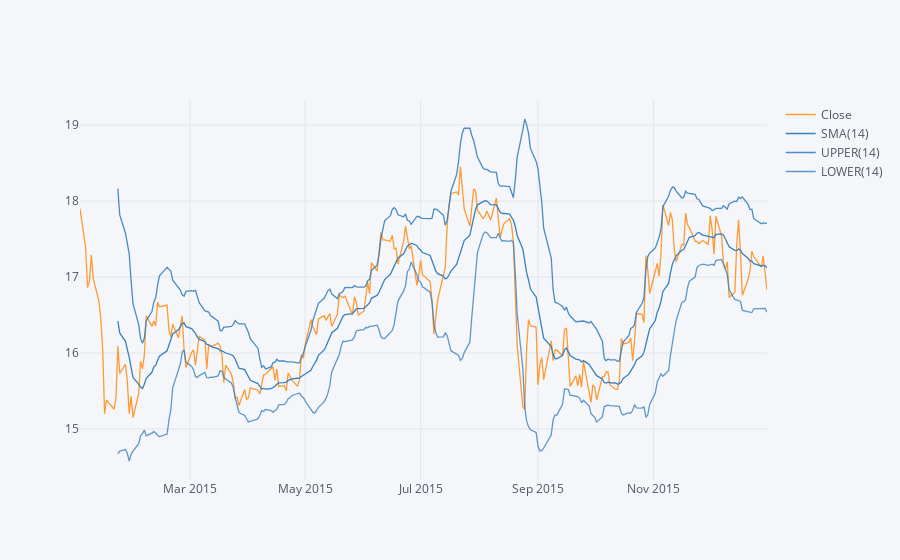

The notebook cell this image was saved under:
### Markdown cell above
Use .ta_plot(study='boll') to create a Bollinger Band Plot for Bank of America for the year 2015.

### Code cell
#BOLLINGER BAND PLOT
# Creates a STD of stock price as it moves thru time
bac['Close'].loc['2015-01-01':'2016-01-01'].ta_plot(study='boll')

### Figure 1 — Plotly figure (JSON) as saved in the notebook; plotly's stock layout.template omitted (floating-point values rounded to 4 significant figures; data arrays with more than 128 entries replaced by an {"elided": "..."} marker saying what was removed)
{"data": [{"line": {"color": "rgba(255, 153, 51, 1.0)", "dash": "solid", "shape": "linear", "width": 1.3}, "mode": "lines", "name": "Close", "text": "", "type": "scatter", "x": {"elided": "252 str values"}, "y": {"elided": "252 float values"}}, {"line": {"color": "rgba(55, 128, 191, 1.0)", "dash": "solid", "shape": "linear", "width": 1.3}, "mode": "lines", "name": "SMA(14)", "text": "", "type": "scatter", "x": {"elided": "252 str values"}, "y": {"elided": "252 mixed values"}}, {"line": {"color": "rgba(55, 128, 191, 0.8999999999999999)", "dash": "solid", "shape": "linear", "width": 1.3}, "mode": "lines", "name": "UPPER(14)", "text": "", "type": "scatter", "x": {"elided": "252 str values"}, "y": {"elided": "252 mixed values"}}, {"line": {"color": "rgba(55, 128, 191, 0.7999999999999998)", "dash": "solid", "shape": "linear", "width": 1.3}, "mode": "lines", "name": "LOWER(14)", "text": "", "type": "scatter", "x": {"elided": "252 str values"}, "y": {"elided": "252 mixed values"}}], "layout": {"legend": {"bgcolor": "#F5F6F9", "font": {"color": "#4D5663"}}, "paper_bgcolor": "#F5F6F9", "plot_bgcolor": "#F5F6F9", "title": {"font": {"color": "#4D5663"}}, "xaxis": {"gridcolor": "#E1E5ED", "showgrid": true, "tickfont": {"color": "#4D5663"}, "title": {"font": {"color": "#4D5663"}, "text": ""}, "zerolinecolor": "#E1E5ED"}, "yaxis": {"gridcolor": "#E1E5ED", "showgrid": true, "tickfont": {"color": "#4D5663"}, "title": {"font": {"color": "#4D5663"}, "text": ""}, "zerolinecolor": "#E1E5ED"}}}
